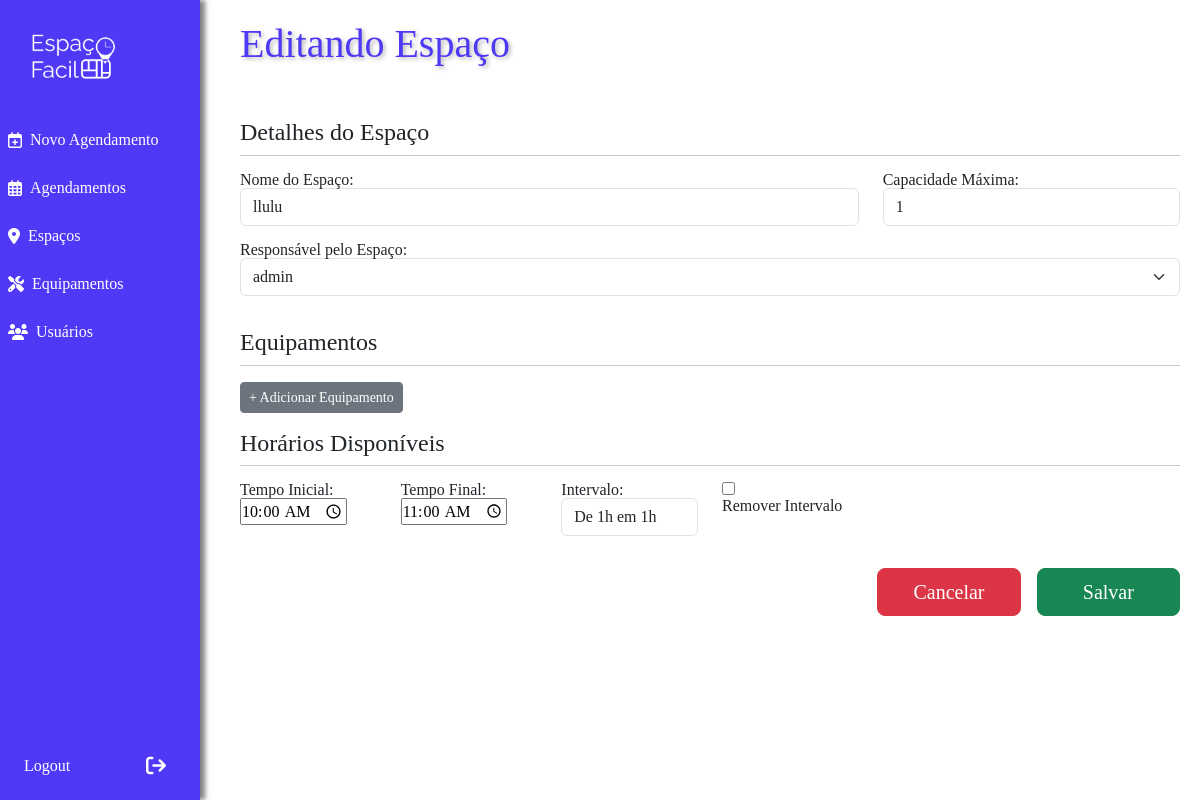
Page /updateRoom/1/ (signed in) on the committed database.
### app/models.py (models this page shows, shortened)
class Room(models.Model):
    roomManager = models.ForeignKey(User,on_delete=models.CASCADE)
    nameRoom = models.CharField(max_length=100, null=False, blank=False)
    headCount = models.IntegerField(null=False, blank=False)

### app/views.py (the view)
# urls.py: path('updateRoom/<int:pk>/', room_update, name="room_update"),
@transaction.atomic
@login_required
def room_update(request, pk):
    RoomEquipmentFormSet = inlineformset_factory( Room, RoomEquipment,
                                             form=RoomEquipmentForm,
                                             extra=0, can_delete=True)
    RoomTimeSlotFormSet = inlineformset_factory( Room,RoomTimeSlot,
                                            form=RoomTimeSlotForm,
                                            extra=0,can_delete=True)
    room = Room.objects.get(pk=pk)
    if request.method == "POST":
        form = RoomForm(request.POST, instance=room)
        formset = RoomEquipmentFormSet(request.POST, instance=room)
        timeSlotFormset = RoomTimeSlotFormSet(request.POST,instance=room)
        if form.is_valid() and formset.is_valid() and timeSlotFormset.is_valid():
            form.save()
            room_equipments = formset.save(commit=False)
            room_time_slots = timeSlotFormset.save(commit=False)
            for deleted_time_slot in timeSlotFormset.deleted_forms:
                deleted_time_slot.delete()
            for deleted_equipment in formset.deleted_objects:
                deleted_equipment.delete()
            for equip in room_equipments:
                equip.save()
            for time_slot in room_time_slots:
                time_slot.room = room
                time_slot.save()
            return redirect("room_list")
    else:
        form = RoomForm(instance=room)
        formset = RoomEquipmentFormSet(instance=room)
        timeSlotFormset = RoomTimeSlotFormSet(instance=room)
    context = {
        'form':form,
        'formset':formset,
        'timeSlotFormset':timeSlotFormset
    }
    return render(request, "app/room_form.html",context)

### app/forms.py
class RoomForm(forms.ModelForm):
    class Meta:
        model = Room
        fields = ["nameRoom","headCount","roomManager"]
        labels = {
            'nameRoom': 'Nome do Espaço',
            'headCount': 'Capacidade Máxima',
            'roomManager': 'Responsável pelo Espaço',
        }
        widgets = {
            'nameRoom': forms.TextInput(attrs={'class': 'form-control', 'required': 'true'   }),
            'headCount': forms.NumberInput(attrs={'class': 'form-control', 'min': '1', 'step': '1', 'oninput': 'this.value = this.value.replace(/[^0-9]/g, '');'}),
            'roomManager': forms.Select(attrs={'class': 'form-control form-select'})
        }
    def __init__(self, *args, **kwargs):
        super().__init__(*args, **kwargs)
        self.fields["roomManager"].queryset = User.objects.all()
        self.fields["roomManager"].label_from_instance = lambda obj: obj.name

### templates/app/room_form.html (shortened to what this page needs)
{% extends "base.html" %}
{% load static %}
{% block content %}
<div class="table-container">
    {% if form.instance.pk %}
        <h1>Editando Espaço</h1>
    {% else %}
        <h1>Adicionando Espaço</h1>
        <br>
    {% endif %}
    <form method="post" class="needs-validation" novalidate>
        <fieldset>
            <legend class="h4">Detalhes do Espaço</legend>
            <hr>
            <div class="row">
                <div class="mb-3 col-8">
                    {{ form.nameRoom.label_tag }}
                    {{ form.nameRoom }}
                </div>
                <div class="mb-3 col-4">
                    {{ form.headCount.label_tag }}
                    {{ form.headCount }}
                </div>
                <div class="mb-3 col-12">
                    {{ form.roomManager.label_tag }}
                    {{ form.roomManager }}
                </div>
            </div>
        </fieldset>
        <br>
        <fieldset>
            <legend class="h4">Equipamentos</legend>
            <hr>
        </fieldset>
        <fieldset>
            <legend class="h4">Horários Disponíveis</legend>
            <hr>
            <div id="timeslots" class="mb-3">
                {% for form in timeSlotFormset %}
                    <div class="timeslot-form-container row">
                        <div class="mb-3 col-2">
                            {{ form.time_start.label_tag }}
                            {{ form.time_start }}
                        </div>
                        <div class="mb-3 col-2">
                            {{ form.time_end.label_tag }}
                            {{ form.time_end }}
                        </div>
                        <div class="mb-3 col-2">
                            {{ form.interval.label_tag }}
                            {{ form.interval }}
                        </div>
                        <div class="mb-3 col-2">
                            {{ form.DELETE }} <label for="{{ form.DELETE.id_for_label }}">Remover Intervalo</label>
                        </div>
                    </div>
                {% endfor %}
            </div>
        </fieldset>
        <div class="row g-3">
            <div class="offset-8 col-2">
                <a href="javascript:history.back()" class="btn btn-danger btn-lg">Cancelar</a>
            </div>
            <div class="col-2">
                <button type="submit" class="btn btn-success btn-lg" style="width: 100%;">Salvar</button>
            </div>
        </div>
    </form>
</div>
{% endblock content %}

### app/static/css/menu.css (style rules this page uses)
* { margin: 0px; padding: 0px; box-sizing: border-box; }
a, a li { display: flex; align-items: center; width: 100%; padding: 0.5em; text-decoration: none; color: inherit; }

### app/static/css/table.css (style rules this page uses)
.table-container h1 { margin-bottom: 50px; }
.table-container { width: 100%; justify-content: center; align-items: center; }
button { border: 1px solid #4F39F6; border-radius: 5px; padding: 4px 10px; margin-bottom: 25px; cursor: pointer; transition: background 0.3s ease; }

### app/static/css/base.css (style rules this page uses)
h1, h2, h3, h4, h5, h6 { color: #4F39F6; }
h1 { margin-bottom: 50px; width: 100%; font-size: 2.5rem; font-weight: 500; line-height: 1.2; text-shadow: 2px 2px 4px rgba(0, 0, 0, 0.3); }

### rows in the picture
Room: nameRoom "llulu", headCount "1", roomManager "admin"
